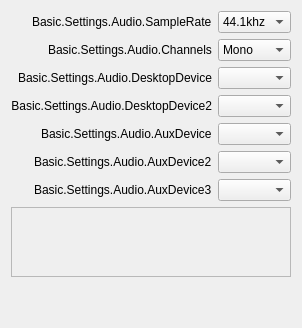
       <widget class="QWidget" name="audioPage">
        <layout class="QFormLayout" name="formLayout">
         <property name="fieldGrowthPolicy">
          <enum>QFormLayout::AllNonFixedFieldsGrow</enum>
         </property>
         <property name="labelAlignment">
          <set>Qt::AlignRight|Qt::AlignTrailing|Qt::AlignVCenter</set>
         </property>
         <item row="0" column="0">
          <widget class="QLabel" name="label_14">
           <property name="text">
            <string>Basic.Settings.Audio.SampleRate</string>
           </property>
           <property name="buddy">
            <cstring>sampleRate</cstring>
           </property>
          </widget>
         </item>
         <item row="0" column="1">
          <widget class="QComboBox" name="sampleRate">
           <property name="currentText">
            <string notr="true">44.1khz</string>
           </property>
           <property name="currentIndex">
            <number>0</number>
           </property>
           <item>
            <property name="text">
             <string>44.1khz</string>
            </property>
           </item>
           <item>
            <property name="text">
             <string>48khz</string>
            </property>
           </item>
          </widget>
         </item>
         <item row="1" column="0">
          <widget class="QLabel" name="label_15">
           <property name="text">
            <string>Basic.Settings.Audio.Channels</string>
           </property>
           <property name="buddy">
            <cstring>channelSetup</cstring>
           </property>
          </widget>
         </item>
         <item row="1" column="1">
          <widget class="QComboBox" name="channelSetup">
           <property name="currentText">
            <string>Mono</string>
           </property>
           <property name="currentIndex">
            <number>0</number>
           </property>
           <item>
            <property name="text">
             <string>Mono</string>
            </property>
           </item>
           <item>
            <property name="text">
             <string>Stereo</string>
            </property>
           </item>
           <item>
            <property name="text">
             <string>2.1</string>
            </property>
           </item>
           <item>
            <property name="text">
             <string>4.0</string>
            </property>
           </item>
           <item>
            <property name="text">
             <string>4.1</string>
            </property>
           </item>
           <item>
            <property name="text">
             <string>5.1</string>
            </property>
           </item>
           <item>
            <property name="text">
             <string>7.1</string>
            </property>
           </item>
          </widget>
         </item>
         <item row="2" column="0">
          <widget class="QLabel" name="label_2">
           <property name="minimumSize">
            <size>
             <width>170</width>
             <height>0</height>
            </size>
           </property>
           <property name="text">
            <string>Basic.Settings.Audio.DesktopDevice</string>
           </property>
           <property name="alignment">
            <set>Qt::AlignRight|Qt::AlignTrailing|Qt::AlignVCenter</set>
           </property>
           <property name="buddy">
            <cstring>desktopAudioDevice1</cstring>
           </property>
          </widget>
         </item>
         <item row="2" column="1">
          <widget class="QComboBox" name="desktopAudioDevice1">
           <property name="enabled">
            <bool>true</bool>
           </property>
          </widget>
         </item>
         <item row="3" column="0">
          <widget class="QLabel" name="label_3">
           <property name="text">
            <string>Basic.Settings.Audio.DesktopDevice2</string>
           </property>
           <property name="alignment">
            <set>Qt::AlignRight|Qt::AlignTrailing|Qt::AlignVCenter</set>
           </property>
           <property name="buddy">
            <cstring>desktopAudioDevice2</cstring>
           </property>
          </widget>
         </item>
         <item row="3" column="1">
          <widget class="QComboBox" name="desktopAudioDevice2">
           <property name="enabled">
            <bool>true</bool>
           </property>
          </widget>
         </item>
         <item row="4" column="0">
          <widget class="QLabel" name="label_4">
           <property name="text">
            <string>Basic.Settings.Audio.AuxDevice</string>
           </property>
           <property name="buddy">
            <cstring>auxAudioDevice1</cstring>
           </property>
          </widget>
         </item>
         <item row="4" column="1">
          <widget class="QComboBox" name="auxAudioDevice1">
           <property name="enabled">
            <bool>true</bool>
           </property>
          </widget>
         </item>
         <item row="5" column="0">
          <widget class="QLabel" name="label_5">
           <property name="text">
            <string>Basic.Settings.Audio.AuxDevice2</string>
           </property>
           <property name="buddy">
            <cstring>auxAudioDevice2</cstring>
           </property>
          </widget>
         </item>
         <item row="5" column="1">
          <widget class="QComboBox" name="auxAudioDevice2">
           <property name="enabled">
            <bool>true</bool>
           </property>
          </widget>
         </item>
         <item row="6" column="0">
          <widget class="QLabel" name="label_6">
           <property name="text">
            <string>Basic.Settings.Audio.AuxDevice3</string>
           </property>
           <property name="buddy">
            <cstring>auxAudioDevice3</cstring>
           </property>
          </widget>
         </item>
         <item row="6" column="1">
          <widget class="QComboBox" name="auxAudioDevice3">
           <property name="enabled">
            <bool>true</bool>
           </property>
          </widget>
         </item>
         <item row="7" column="0" colspan="2">
          <widget class="QScrollArea" name="audioSourceScrollArea">
           <property name="widgetResizable">
            <bool>true</bool>
           </property>
           <widget class="QWidget" name="audioSourceWidget">
            <property name="geometry">
             <rect>
              <x>0</x>
              <y>0</y>
              <width>74</width>
              <height>16</height>
             </rect>
            </property>
           </widget>
          </widget>
         </item>
         <item row="8" column="1">
          <widget class="QLabel" name="audioMsg">
           <property name="styleSheet">
            <string notr="true">color: rgb(255, 0, 4);</string>
           </property>
           <property name="text">
            <string notr="true"/>
           </property>
           <property name="wordWrap">
            <bool>true</bool>
           </property>
          </widget>
         </item>
         <item row="9" column="1">
          <widget class="QLabel" name="audioMsg_2">
           <property name="text">
            <string notr="true"/>
           </property>
           <property name="wordWrap">
            <bool>true</bool>
           </property>
           <property name="themeID" stdset="0">
            <string notr="true">warning</string>
           </property>
          </widget>
         </item>
        </layout>
       </widget>
